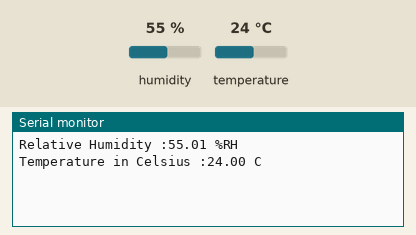
Simulated run of this program. Board: Arduino Uno, built for the host (arithmetic inside an expression is 32-bit, double 64-bit). Shown: the last lines printed to the serial monitor. Wiring (inferred from the names in the program): HTU21/Si7021 sensor at I2C address 0x40. Inputs (shaded band) come from the test bench; at power-on: humidity 55 %, temperature 24 °C.

Above: at 1.5 s.
1.6 s: humidity set to 22 %
At 2.4 s:
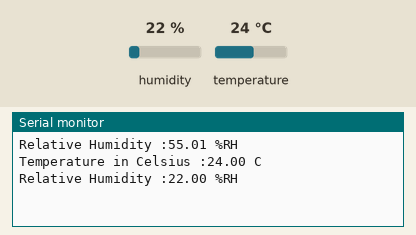
3.4 s: temperature set to 12 °C
At 4.6 s:
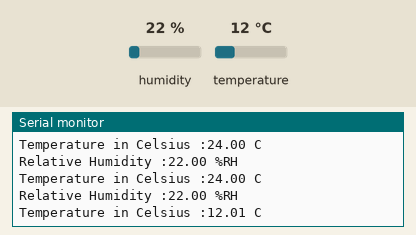
5.2 s: humidity set to 40 %
At 5.9 s:
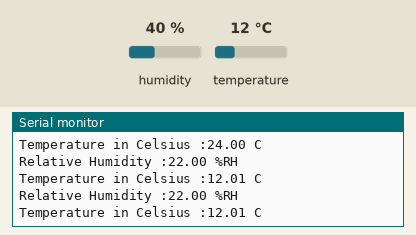
Timing chart, 0 to 8.2 s (numbered marks = the images above; inputs shaded):
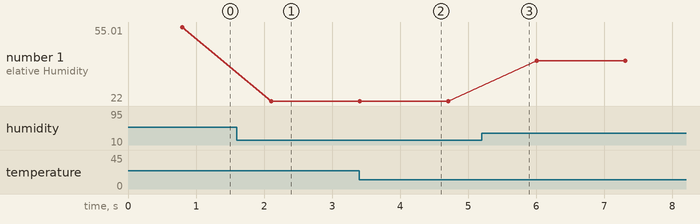

The program:

main.cpp
```cpp
#include <Arduino.h>
#include <Wire.h>
#include<SoftwareSerial.h>
SoftwareSerial bluetoothModule(2,3);

// SHT25 I2C address is 0x40(64)
#define Addr 0x40
float cTemp, humidity, prev_humidity;

void setup()
{
  bluetoothModule.begin(9600);
  // Initialise I2C communication as MASTER
  Wire.begin();
  // Initialise serial communication, set baud rate = 9600
  Serial.begin(9600);
  delay(300);
}

void loop()
{
  unsigned int data[2];
  // Start I2C transmission
  Wire.beginTransmission(Addr);
  // Send humidity measurement command, NO HOLD master
  Wire.write(0xF5);
  // Stop I2C transmission
  Wire.endTransmission();
  delay(500);

  // Request 2 bytes of data
  Wire.requestFrom(Addr, 2);

  // Read 2 bytes of data
  // humidity msb, humidity lsb
  if(Wire.available() == 2)
  {
    data[0] = Wire.read();
    data[1] = Wire.read();

    // Convert the data
    humidity = (((data[0] * 256.0 + data[1]) * 125.0) / 65536.0) - 6;

    // Output data to Serial Monitor
    Serial.print("Relative Humidity :");
    Serial.print(humidity);
    Serial.println(" %RH");
  }

  // Start I2C transmission
  Wire.beginTransmission(Addr);
  // Send temperature measurement command, NO HOLD master
  Wire.write(0xF3);
  // Stop I2C transmission
  Wire.endTransmission();
  delay(500);

  // Request 2 bytes of data
  Wire.requestFrom(Addr, 2);

  // Read 2 bytes of data
  // temp msb, temp lsb
  if(Wire.available() == 2)
  {
    data[0] = Wire.read();
    data[1] = Wire.read();

    // Convert the data
    cTemp = (((data[0] * 256.0 + data[1]) * 175.72) / 65536.0) - 46.85;

    // Output data to Serial Monitor
    Serial.print("Temperature in Celsius :");
    Serial.print(cTemp);
    Serial.println(" C");
  }

  if (isChanged(humidity)){
    bluetoothModule.write(humidity); // send humidity
    bluetoothModule.write(cTemp);    // send temperature
  }
  prev_humidity = humidity;
  delay(300);
}
bool isChanged(float current_humidity){
  return (0.95 * prev_humidity > current_humidity) || (1.05 * prev_humidity < current_humidity);
}
```

Measured:
- after the input at 1.6 s, the serial monitor: prints a new line after 0.50 s (image 1)
- after the input at 3.4 s, the serial monitor: prints a new line after 0.50 s (image 2)
- plotted number 1: 55.01 → 22 after the input at 1.6 s, 22 → 40.01 after the input at 5.2 s
